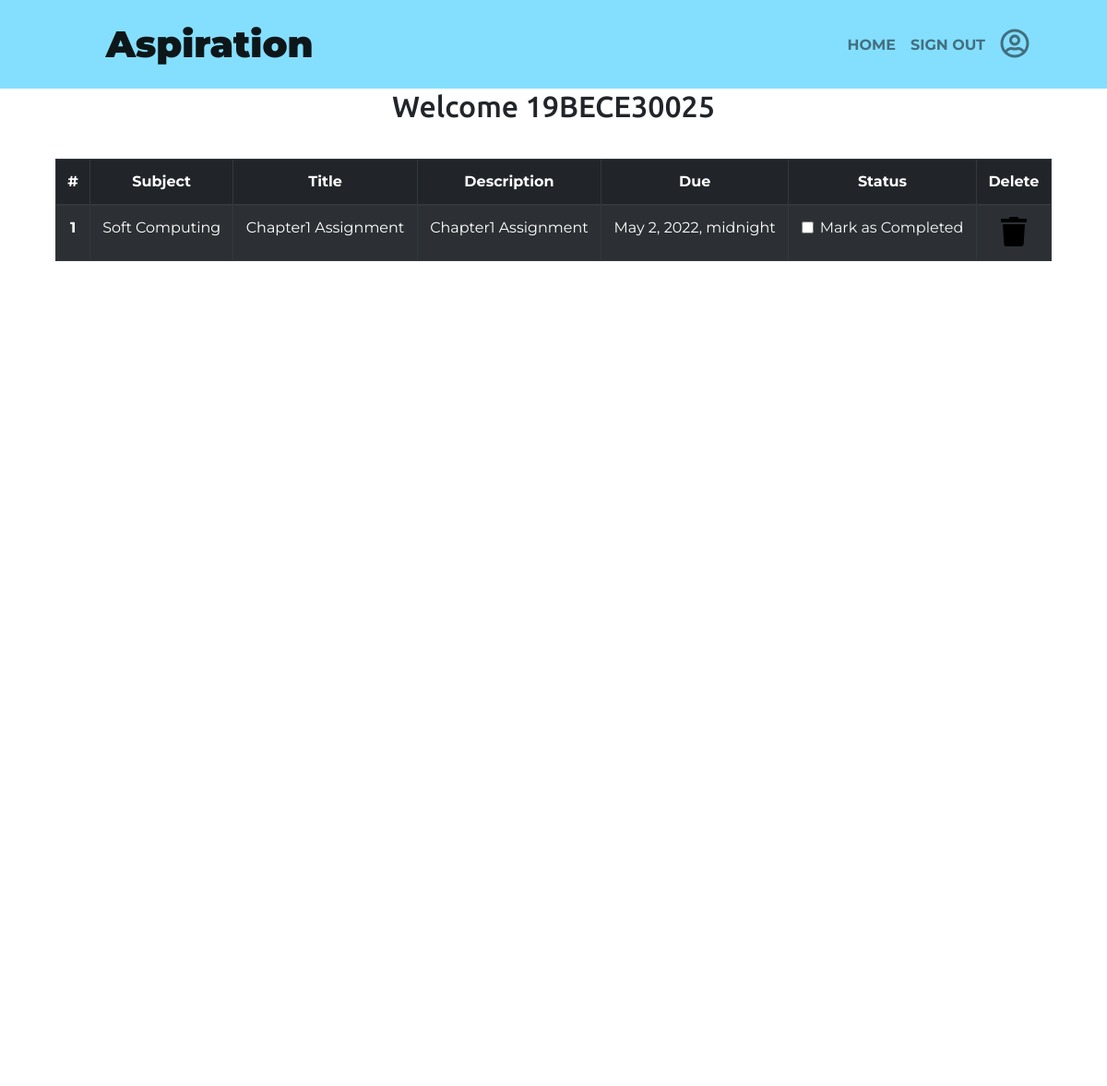
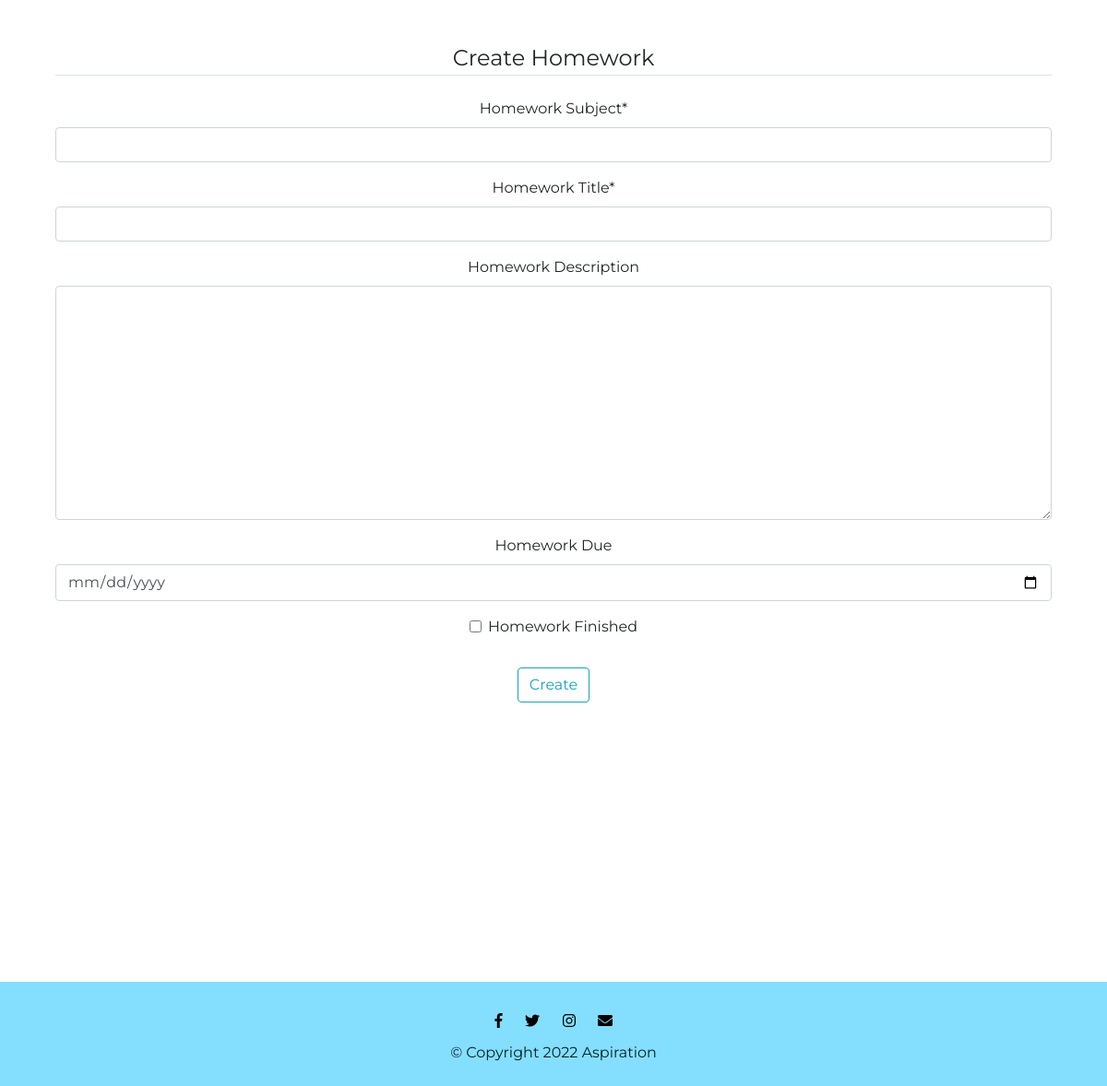
The app's page /Dashboard/homework/ (signed in) with its own data (2 pictures, top to bottom).
### Dashboard/models.py (models this page shows, shortened)
class Homework(models.Model):
    user = models.ForeignKey(User, on_delete=models.CASCADE)
    Homework_Subject = models.CharField(max_length=50)
    Homework_Title = models.CharField(max_length=100)
    Homework_Description = models.TextField(blank=True)
    Homework_Due = models.DateTimeField(blank=True)
    Homework_Finished = models.BooleanField(default=False)

### Dashboard/views.py (the view)
# urls.py: path('homework/',views.homework,name="homework"),
def homework(request):
    if request.method == "POST":
        homework_form = Homework_Form(request.POST)
        if homework_form.is_valid():
            try:
                finished = request.POST["Homework_Finished"]
                if finished == 'on':
                    finished = True
                else:
                    finished = False
            except:
                finished = False
            homeworks = Homework(
                user = request.user,
                Homework_Subject = request.POST["Homework_Subject"],
                Homework_Title = request.POST["Homework_Title"],
                Homework_Description = request.POST["Homework_Description"],
                Homework_Due = request.POST["Homework_Due"],
                Homework_Finished = finished
            )
            homeworks.save()
            messages.success(request,f"Homework added from {request.user.username}.")
    else:
        homework_form = Homework_Form()
    homework = Homework.objects.filter(user = request.user)
    if len(homework) == 0:
        homework_done =  True
    else:
        homework_done = False
    context = {'homeworks':homework,'homeworks_done':homework_done,'homework_form':homework_form, 'username': request.user.username}
    return render(request,'Dashboard/homework.html',context)

### Dashboard/forms.py
class Homework_Form(forms.ModelForm):
    class Meta():
        model = Homework
        widgets = {'Homework_Due':DateInput()}
        fields = ['Homework_Subject','Homework_Title','Homework_Description','Homework_Due','Homework_Finished']

### templates/Dashboard/homework.html (shortened to what this page needs)
{% extends 'Dashboard/base2.html' %}
{% load static %}
{% load crispy_forms_tags %}
{% block body_block %}
<h2> Welcome {{ username }}</h2>
<div class="container">
  {% if not homework_done %}
    <table class="table table-striped table-bordered table-hover table-dark">
        <thead>
            <tr>
                <th scope="col">#</th>
                <th scope="col">Subject</th>
                <th scope="col">Title</th>
                <th scope="col">Description</th>
                <th scope="col">Due</th>
                <th scope="col">Status</th>
                <th scope="col">Delete</th>
            </tr>
        </thead>
        <tbody>
          {% for homework in homeworks %}
            <tr>
                <th scope="row">{{ forloop.counter }}</th>
                <td>{{ homework.Homework_Subject }}</td>
                <td>{{ homework.Homework_Title }}</td>
                <td>{{ homework.Homework_Description }}</td>
                <td>{{ homework.Homework_Due }}</td>
                <td>
                    <a href="{% url 'Dashboard:update_homework' homework.id %}">
                        <div class="form-check">
                          {% if homework.Homework_Finished == True %}
                            <input class="form-check-input" type="checkbox" value="" checked>
                          {% else %}
                            <input class="form-check-input" type="checkbox" value="">
                          {% endif %}
                          <label class="form-check-label text-light" for="flexCheckDefault">
                              Mark as Completed
                          </label>
                        </div>
                    </a>
                </td>
                <td><a href="{% url 'Dashboard:delete_homework' homework.id %}"><i class="fa fa-trash fa-2x trashfa"></i></a></td>
            </tr>
          {% endfor %}
        </tbody>
    </table>
  {% else %}
    <h4>All homeworks are completed!! Create to have more!!</h4>
  {% endif %}
</div>
<div class=" container">
    <form method="POST">
        <fieldset class="form-group">
            <legend class="border-bottom mb-4">Create Homework</legend>
            {{ homework_form|crispy }}
        </fieldset>
        <div class="form-group">
            <button href="" class="btn btn-outline-info" type="submit">
                Create
            </button>
        </div>
    </form>
</div>
{% endblock %}

### static/Dashboard/css/user_index_styles.css (style rules this page uses)
html { height: 100%; width: 100%; }
body { font-family: "Montserrat"; text-align: center; max-width: 100%; height: 100%; width: 100%; }
h1, h2, h3, h4, h5, h6 { font-family: "Ubuntu"; }
a { text-decoration: none !important; }
.container { padding: 30px; height:1050px; }
.trashfa { color: black; }

### records on screen
Homework: Homework_Subject "Soft Computing", Homework_Title "Chapter1 Assignment", Homework_Description "Chapter1 Assignment", Homework_Due "May 2, 2022, midnight"

### other values on screen
{{ username }} "19BECE30025"
